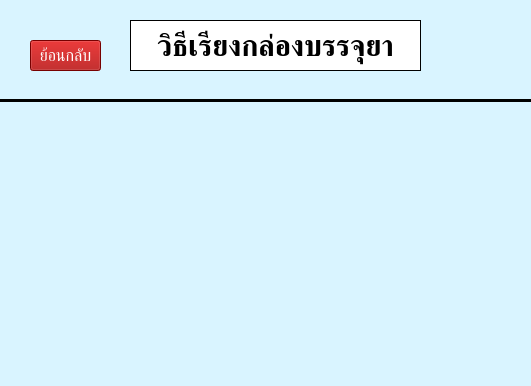
<?xml version="1.0" encoding="UTF-8"?>
<ui version="4.0">
 <class>sortDrug</class>
 <widget class="QMainWindow" name="sortDrug">
  <property name="enabled">
   <bool>true</bool>
  </property>
  <property name="geometry">
   <rect>
    <x>0</x>
    <y>0</y>
    <width>531</width>
    <height>386</height>
   </rect>
  </property>
  <property name="windowTitle">
   <string>วิธีเรียงกล่องบรรจุยา</string>
  </property>
  <property name="styleSheet">
   <string notr="true">background-color: rgb(217, 244, 255)</string>
  </property>
  <widget class="QWidget" name="centralwidget">
   <widget class="QPushButton" name="add_back_pushButton">
    <property name="geometry">
     <rect>
      <x>30</x>
      <y>40</y>
      <width>71</width>
      <height>31</height>
     </rect>
    </property>
    <property name="font">
     <font>
      <pointsize>12</pointsize>
     </font>
    </property>
    <property name="styleSheet">
     <string notr="true">color: rgb(255, 255, 255);
background-color: rgb(166, 0, 0)</string>
    </property>
    <property name="text">
     <string>ย้อนกลับ</string>
    </property>
   </widget>
   <widget class="QLabel" name="sort_label">
    <property name="geometry">
     <rect>
      <x>130</x>
      <y>20</y>
      <width>291</width>
      <height>51</height>
     </rect>
    </property>
    <property name="font">
     <font>
      <pointsize>22</pointsize>
      <weight>75</weight>
      <bold>true</bold>
     </font>
    </property>
    <property name="styleSheet">
     <string notr="true">background-color: rgb(255, 255, 255);</string>
    </property>
    <property name="frameShape">
     <enum>QFrame::Box</enum>
    </property>
    <property name="lineWidth">
     <number>1</number>
    </property>
    <property name="text">
     <string>วิธีเรียงกล่องบรรจุยา</string>
    </property>
    <property name="textFormat">
     <enum>Qt::AutoText</enum>
    </property>
    <property name="scaledContents">
     <bool>false</bool>
    </property>
    <property name="alignment">
     <set>Qt::AlignCenter</set>
    </property>
    <property name="wordWrap">
     <bool>true</bool>
    </property>
   </widget>
   <widget class="Line" name="line">
    <property name="geometry">
     <rect>
      <x>-10</x>
      <y>90</y>
      <width>551</width>
      <height>20</height>
     </rect>
    </property>
    <property name="frameShadow">
     <enum>QFrame::Plain</enum>
    </property>
    <property name="lineWidth">
     <number>3</number>
    </property>
    <property name="orientation">
     <enum>Qt::Horizontal</enum>
    </property>
   </widget>
  </widget>
 </widget>
 <resources/>
 <connections/>
</ui>
